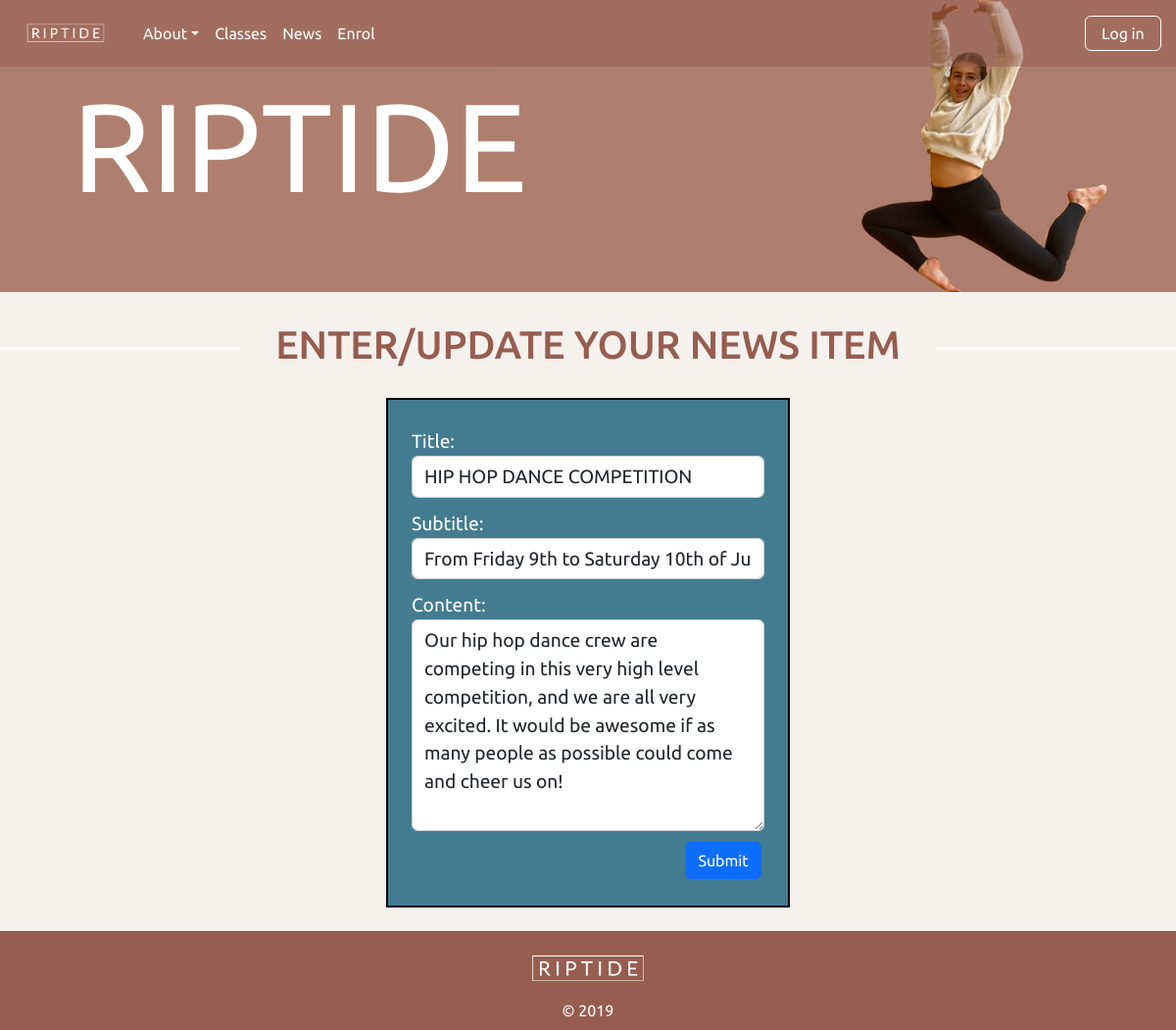
Before: /news_cud?id=1&task=update with the older database file.
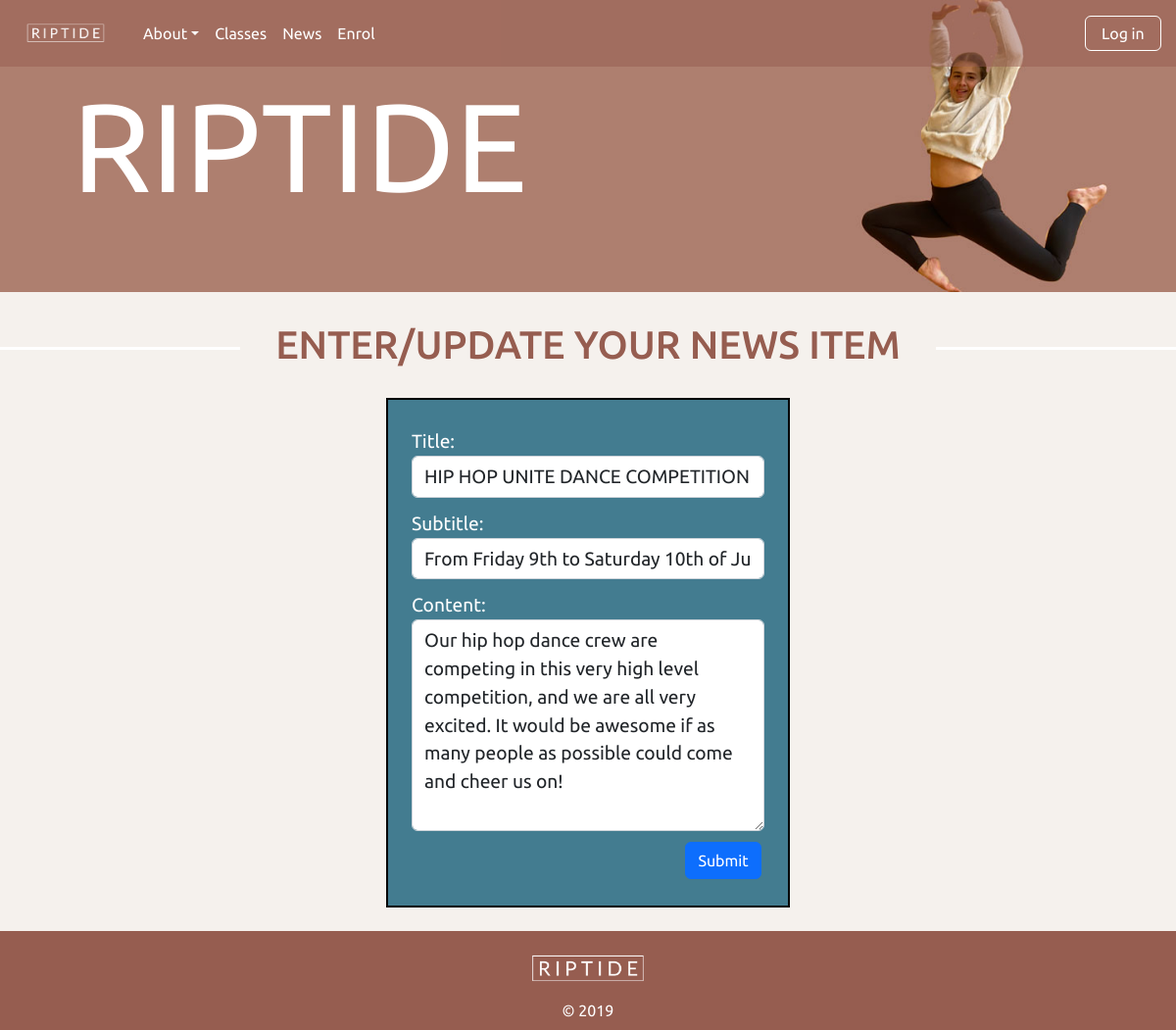
After: the same page with the newer database file.
### tables this page shows
CREATE TABLE news(
    news_id integer primary key autoincrement not null,
    title text not null unique,
    subtitle text not null unique,
    content text not null unique,
    newsdate date not null,
    member_id integer not null,
    foreign key(member_id) references member(member_id)
);

### server.py (the view, shortened to what this page needs)
@app.route('/news_cud', methods =['GET', 'POST'])
def news_cud():
    data = request.args
    required_keys = ['id','task']
    for k in required_keys:
        if k not in data.keys():
            message = "Do not know what to do with create read update on news (key not present)"
            return render_template('error.html', message=message)
    if request.method == "GET":
        if data['task'] == 'delete':
            sql = "delete from news where news_id = ?"
            values_tuple = (data['id'],)
            result = run_commit_query(sql, values_tuple, db_path)
            return redirect(url_for('news'))
        elif data['task'] == 'update':
            sql = """ select title,subtitle, content from news where news_id=? """
            values_tuple = (data['id'])
            result = run_search_query_tuples(sql, values_tuple, db_path, True)
            result = result[0]
            return render_template("news_cud.html",
                                   **result,
                                   id=data['id'],
                                   task=data['task'])
        elif data['task'] == 'add':
            temp = {'title':'Test Title', 'subtitle':'Test Subtitle', 'content':'Test Content'}
            return render_template("news_cud.html", id=0, task=data['task'],
                                   **temp)
        else:
            message = "Unrecognised task coming from news page"
            return render_template('error.html', message=message)
    return render_template("news_cud.html")

### db_functions.py (called while the page is built)
def run_search_query_tuples(sql_query,values_tuple, file_path, rowfactory=False):
    result = None
    try:
        db = sqlite3.connect(file_path)
        if rowfactory:
            db.row_factory = sqlite3.Row
        cursor = db.cursor()
        cursor.execute(sql_query,values_tuple)
        result = cursor.fetchall()
        cursor.close()
    except sqlite3.Error as error:
        print("Error running search query tuples: {}".format(error))
        return None
    db.close()
    if result is None:
        print("No search values were found")
    return result

### templates/news_cud.html (shortened to what this page needs)
{% extends "layout.html" %}
{% block banner %}
static/images/molly_banner3.jpg
{% endblock %}
{% block content %}
<h1>ENTER/UPDATE YOUR NEWS ITEM</h1>
<div class="container-lg">
  <div class="news p-4 my-4">
  <form action="{{url_for('news_cud', id=id, task=task)}}" method="POST">
    <div class="">
      <label for="title" class="form-text">Title:</label>
      <input type="text" class="form-control" id="title" name="title" placeholder="" value="{{title}}" required>
    </div>
    <div class="my-2">
      <label for="subtitle" class="form-text">Subtitle:</label>
      <input type="text" class="form-control" id="subtitle" name="subtitle" placeholder="" value="{{subtitle}}" required>
    </div>
    <div class="my-2">
      <label for="content" class="form-text">Content:</label>
      <textarea class="form-control" id="content" name="content" rows="7" required>{{content}}</textarea>
    </div>
    <div class="text-end">
      <button type="submit" class="btn btn-primary">Submit</button>
    </div>
  </form>
  </div>
</div>
{% endblock %}

Changed rows visible on the page:
changed news "From Friday 9th to Saturday 10th of June": title "HIP HOP DANCE COMPETITION" → "HIP HOP UNITE DANCE COMPETITION"
